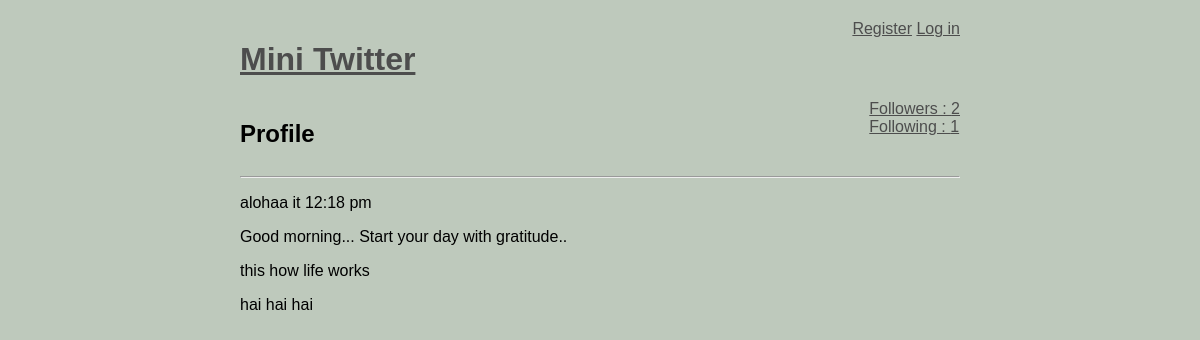
The page /user/nia on the database its author committed.
### models.py (models this page shows, shortened)
class BaseModel(Model):
    class Meta:
        database = database

class Message(BaseModel):
    user          = ForeignKeyField(User, backref = 'messages')
    content       = TextField()
    published_at  = DateTimeField(default=datetime.datetime.now())

### routes.py (the view)
@app.route('/user/<username>')
def user_profile(username):
    user = getUserOrAbort(username)
    messages = user.messages.order_by(Message.published_at.desc())
    return render_template('profile.html', messages=messages, user=user)

### models.py (called while the page is built)
    def following(self):
        return(User.select()
                   .join(Relationship, on=Relationship.to_user)
                   .where(Relationship.from_user == self)
                   .order_by(User.username))

    def follower(self):
        return(User.select()
                   .join(Relationship, on=Relationship.from_user)
                   .where(Relationship.to_user == self)
                   .order_by(User.username))

### routes.py (called while the page is built)
@app.before_request
def before_request():
    database.connect()

@app.after_request
def after_request(response):
    database.close()
    return response

def get_current_user():
    if session.get('logged_in'):
        return User.get(User.id == session['user_id'])

def getUserOrAbort(username):
    try:
        return User.get(User.username == username)
    except User.DoesNotExist:
        abort(404)

@app.context_processor
def _inject_user():
    return{'active_user': get_current_user()}

### templates/profile.html (shortened to what this page needs)
{% extends "layout.html" %}
{% block body %}
    <div id="flexy">
        <div class="">
            <h2>Profile {{ username }}</h2>
        </div>
        <div class="">
            <a href="{{url_for('show_follower', username=user.username)}}">Followers : {{ user.follower() | length }} </a> <br>
            <a href="{{url_for('show_following', username=user.username)}}">Following : {{ user.following() | length }}</a>
        </div>
    </div>
    <hr>
    {% for message in messages %}
        <p> {{ message.content }}</p>
    {% endfor %}
{% endblock %}

### static/style.css (style rules this page uses)
body { background-color: rgb(190, 201, 188); margin: 0 auto; margin-top: 20px; width: 60%; font-family: sans-serif; }
a { color: rgb(77, 77, 77); }
header, #flexy { display: flex; justify-content: space-between; }

### rows shown on the page
Message: content "alohaa it 12:18 pm"
Message: content "Good morning... Start your day with gratitude.."
Message: content "this how life works"
Message: content "hai hai hai"

### other values the page prints
{{ user.follower() | length }} "2"
{{ user.following() | length }} "1"
